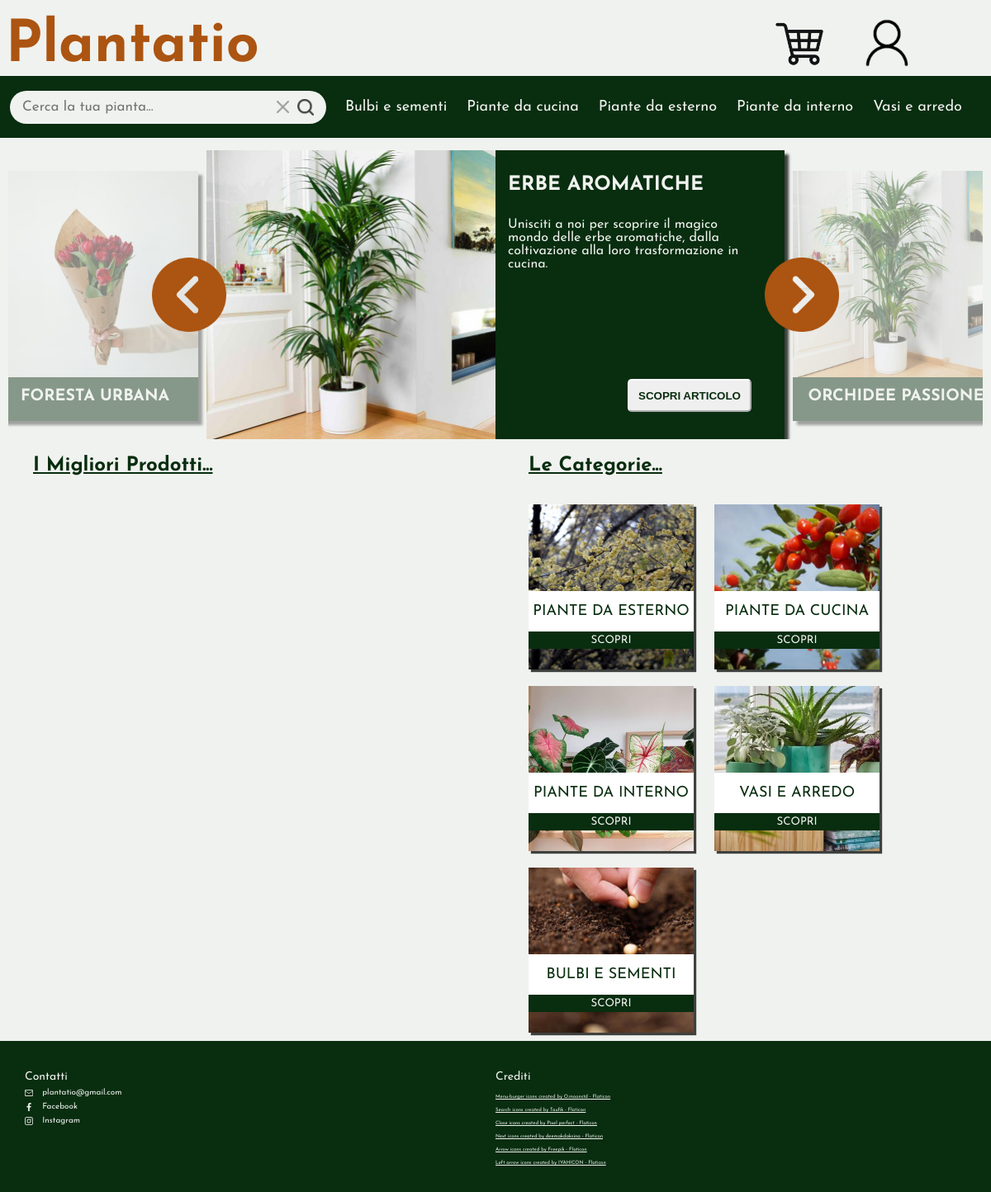
The page / on the database its author committed.
### tables this page shows
CREATE TABLE Gruppi (
    nomeGruppo VARCHAR(50) PRIMARY KEY,
    descrizioneGruppo TEXT
);

CREATE TABLE Categorie (
    nome_categoria VARCHAR(100) PRIMARY KEY,
    descrizione TEXT
);

### index.php (called while the page is built)
<?php
require_once 'bootstrap.php';
$templateParams["titolo"] = "Plantatio";
$templateParams["js"] = array("js/index.js", "js/nav.js", "js/header.js");
$templateParams["randomArticles"] = $dbh->getArticles(3);
$templateParams["mainContent"] = "main-index.php";
$templateParams["randomCategories"] = $dbh->getRandomCategories(5);
$templateParams["searchResults"]= $dbh->getBestProducts(4);
require 'template/base.php';
?>

### utils/functions.php (called while the page is built, shortened)
<?php
    function replaceSpacesWithHyphens($string) {
        $temp = $string;
        $newString = str_replace(' ', '-', $temp);
        return $newString;
    }
    function isUserLoggedIn() {
        return !empty($_SESSION['email']);
    }
?>

### database/database.php (called while the page is built, shortened)
<?php
class DatabaseHelper
{
    private $db;
    public function __construct($servername, $username, $password, $dbname, $port)
    {
        $this->db = new mysqli($servername, $username, $password, $dbname, $port);
    }
    public function getSubCategoriesFromCategory($nomeCategoria)
    {
        $stmt = $this->db->prepare("SELECT nome_sottocategoria FROM SottoCategorie WHERE id_categoria = ?");
        $stmt->bind_param('s', $nomeCategoria);
        $stmt->execute();
        $result = $stmt->get_result();
        return $result->fetch_all(MYSQLI_ASSOC);
    }
    public function getCategories()
    {
        $stmt = $this->db->prepare("SELECT nome_categoria FROM Categorie");
        $stmt->execute();
        $result = $stmt->get_result();
        $categories = $result->fetch_all(MYSQLI_ASSOC);
        foreach ($categories as &$category) {
            $category["sottocategorie"] = array();
            $category["sottocategorie"] = $this->getSubCategoriesFromCategory($category["nome_categoria"]);
        }
        return $categories;
    }
    public function getRandomCategories($n)
    {
        $stmt = $this->db->prepare("SELECT * FROM Categorie ORDER BY RAND() LIMIT ? ");
        $stmt->bind_param('i', $n);
        $stmt->execute();
        $result = $stmt->get_result();
        return $result->fetch_all(MYSQLI_ASSOC);
    }
    public function getArticles($n)
    {
        $stmt = $this->db->prepare("SELECT * FROM Gruppi ORDER BY RAND() LIMIT ?");
        $stmt->bind_param('i', $n);
        $stmt->execute();
        $result = $stmt->get_result();
        return $result->fetch_all(MYSQLI_ASSOC);
    }
    public function getBestProducts($n)
    {
        $stmt = $this->db->prepare("SELECT * FROM prodotti ORDER BY voto LIMIT ?");
        $stmt->bind_param('i', $n);
        $stmt->execute();
        $result = $stmt->get_result();
        return $result->fetch_all(MYSQLI_ASSOC);
    }
}

### bootstrap.php (called while the page is built, shortened)
<?php
require_once("utils/functions.php");
require_once("database/database.php");
$dbh = new DatabaseHelper("localhost", "root", "", "plantatio", 3306);
$templateParams["categorie"] = $dbh->getCategories();
?>

### template/main-index.php (the view, shortened to what this page needs)
<main>
    <section class="main-articles">
        <img src="./upload/left-arrow-icon.png" class="left-arrow-icon arrow-icon" onclick="focusLeftArticle()"  alt="Arrow pointing left"/>
        <img src="./upload/right-arrow-icon.png" class="right-arrow-icon arrow-icon" onclick="focusRightArticle()" alt="Arrow pointing right"/>
        <ul>
            <li class="hidden left">
                <article>
                    <img src="upload/pianta1.jpg" alt="Immagine dell'articolo"/>
                    <section class ="article-body">
                        <h2><?php echo $templateParams["randomArticles"][0]["nomeGruppo"]?></h2>
                        <section class="button-sec">
                        </section class="button-sec">
                    </section>
                </article>
            </li><li class="focused-article">
                <article>
                    <img src="upload/pianta.jpg" alt="Immagine dell'articolo"/>
                    <section class ="article-body">
                        <h2><?php echo $templateParams["randomArticles"][1]["nomeGruppo"]?></h2>
                        <p><?php echo $templateParams["randomArticles"][1]["descrizioneGruppo"]?></p><section class="button-sec">
                        <input type="button" value="SCOPRI ARTICOLO"></input>
                        </section class="button-sec">
                    </section>
                </article>
            </li><li class="hidden right">
                <article>
                    <img src="upload/pianta.jpg" alt="Immagine dell'articolo"/>
                    <section class ="article-body">
                        <h2><?php echo $templateParams["randomArticles"][2]["nomeGruppo"]?></h2>
                        <section class="button-sec">
                        </section class="button-sec">
                    </section>
                </article>
            </li>
        </ul>
    </section>
    <section class="best-products">
        <h2>I migliori prodotti...</h2>
    </section>
    <section class="main-categories-blocks">
        <h2>Le categorie...</h2>
        <ul>
            <?php foreach($templateParams["randomCategories"] as $category): ?>
            <li>
                <img src="upload/categorie/<?php echo $category["nome_categoria"]?>.jpg" alt="<?php echo $category["nome_categoria"]?> image"/>
                <section>
                    <form action="search.php" method="GET">
                        <input type="text" name="categoriaSelezionata" value="<?php echo $category["nome_categoria"]?>" readonly/>
                        <input type="submit" value="SCOPRI"/>
                    </form>
                </section>
            </li>
            <?php endforeach; ?>
        </ul>
    </section>
<main>

### template/base.php (shortened to what this page needs)
<!DOCTYPE html>
<html lang="it">
<head>
    <link rel="stylesheet" href="https://cdnjs.cloudflare.com/ajax/libs/font-awesome/4.7.0/css/font-awesome.min.css" />
        <link rel="stylesheet" type="text/css" href="./css/style.css" />
</head>
<body>
    <header>
        <a href="./index.php"><h1>Plantatio</h1>
        </a><ul>
            <li class="user_icon">
                <a href="<?php if(isUserLoggedIn()){echo '#';} else{ echo './login.php';} ?>" onclick="open_submenu()"><img class="user_icon" src=".\img\User-Icon.png" alt="user-icon"/><img
                </a>
            </li>
            <li>
                <a href="<?php if(isUserLoggedIn()){echo './cart.php';} else{ echo './login.php';} ?>"><img src=".\img\Cart-Icon.png" alt="cart-icon" /></a>
            </li>
        </ul>
    </header>
    <nav class="main-nav closed-nav">
        <form action="search.php" method="GET">
            <section class="search-text">
                <input type="text" id="fastSearch" name="fastSearch" placeholder="Cerca la tua pianta..." oninput="showSuggestions()" value="<?php if(isset($templateParams["searchedWord"])){echo($templateParams["searchedWord"]);}?>"/>
            </section>
            <img class="searchbar-icon cancel-button" src="upload/cancel-icon.png" alt="Reset search button"
                onclick="resetText('fastsearch')" />
            <input class="searchbar-icon search-button" type="image" src="upload/search-icon.png" alt="Submit search">
        </form>
        <ul class="categories">
            <?php foreach ($templateParams["categorie"] as $categoria): ?>
                <li>
                    <button class="category-button" onclick='openSubcategories("<?php echo replaceSpacesWithHyphens($categoria["nome_categoria"]); ?>")' type="button"><?php echo $categoria["nome_categoria"]; ?>
                    </button>
                </li>
            <?php endforeach; ?>
        </ul>
    </nav>
    <?php
    if (isset($templateParams["mainContent"])) {
        require($templateParams["mainContent"]);
    }
    ?>
    <footer>
        <section class="contacts">
            <p>Contatti</p>
            <ul>
                <li>
                    <img src="./upload/email.png" alt="email icon">
                    <span>plantatio@gmail.com</span>
                </li>
                <li>
                    <img src="./upload/facebook.png" alt="facebook icon">
                    <span>Facebook</span>
                </li>
                <li>
                    <img src="./upload/instagram.png" alt="instagram icon">
                    <span>Instagram</span>
                </li>
            </ul>
        </section>
        <section class="credits">
            <p>Crediti</p>
            <ul>
                <li>
                    <a href="https://www.flaticon.com/free-icons/menu-burger" title="menu-burger icons">Menu-burger icons created by
                        O.moonstd - Flaticon</a>
                </li>
                <li>
                    <a href="https://www.flaticon.com/free-icons/search" title="search icons">Search icons created by Taufik -
                        Flaticon</a>
                </li>
                <li>
                    <a href="https://www.flaticon.com/free-icons/close" title="close icons">Close icons created by Pixel perfect -
                        Flaticon</a>
                </li>
                <li>
                    <a href="https://www.flaticon.com/free-icons/next" title="next icons">Next icons created by deemakdaksina -
                        Flaticon</a>
                </li>
                <li>
                    <a href="https://www.flaticon.com/free-icons/arrow" title="arrow icons">Arrow icons created by Freepik - Flaticon</a>
                </li>
                <li>
                    <a href="https://www.flaticon.com/free-icons/left-arrow" title="left arrow icons">Left arrow icons created by IYAHICON - Flaticon</a>
                </li>
            </ul>
        </section>
    </footer>
</body>
</html>

### rows shown on the page
gruppi: nomeGruppo "FORESTA URBANA"
gruppi: nomeGruppo "ERBE AROMATICHE", descrizioneGruppo "Unisciti a noi per scoprire il magico mondo delle erbe aromatiche, dalla coltivazione alla loro trasformazione in cucina."
gruppi: nomeGruppo "ORCHIDEE PASSIONE"
categorie: nome_categoria (picture), categoriaSelezionata "Piante da esterno"
categorie: nome_categoria (picture), categoriaSelezionata "Piante da cucina"
categorie: nome_categoria (picture), categoriaSelezionata "Piante da interno"
categorie: nome_categoria (picture), categoriaSelezionata "Vasi e arredo"
categorie: nome_categoria (picture), categoriaSelezionata "Bulbi e sementi"

### other values the page prints
$categoria["nome_categoria"] "Bulbi e sementi"
$categoria["nome_categoria"] "Piante da cucina"
$categoria["nome_categoria"] "Piante da esterno"
$categoria["nome_categoria"] "Piante da interno"
$categoria["nome_categoria"] "Vasi e arredo"
